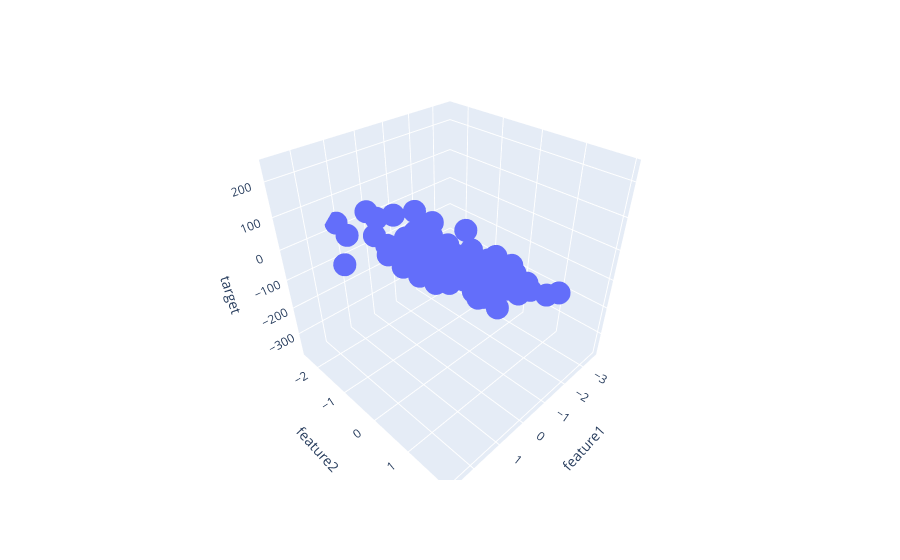

Notebook source saved alongside this figure:
### Code cell
fig = px.scatter_3d(df, x = "feature1", y = "feature2", z = "target")
fig.show()

from sklearn.model_selection import train_test_split
x_train, x_test, y_train, y_test = train_test_split(x,y, test_size= .2, random_state= 3)
